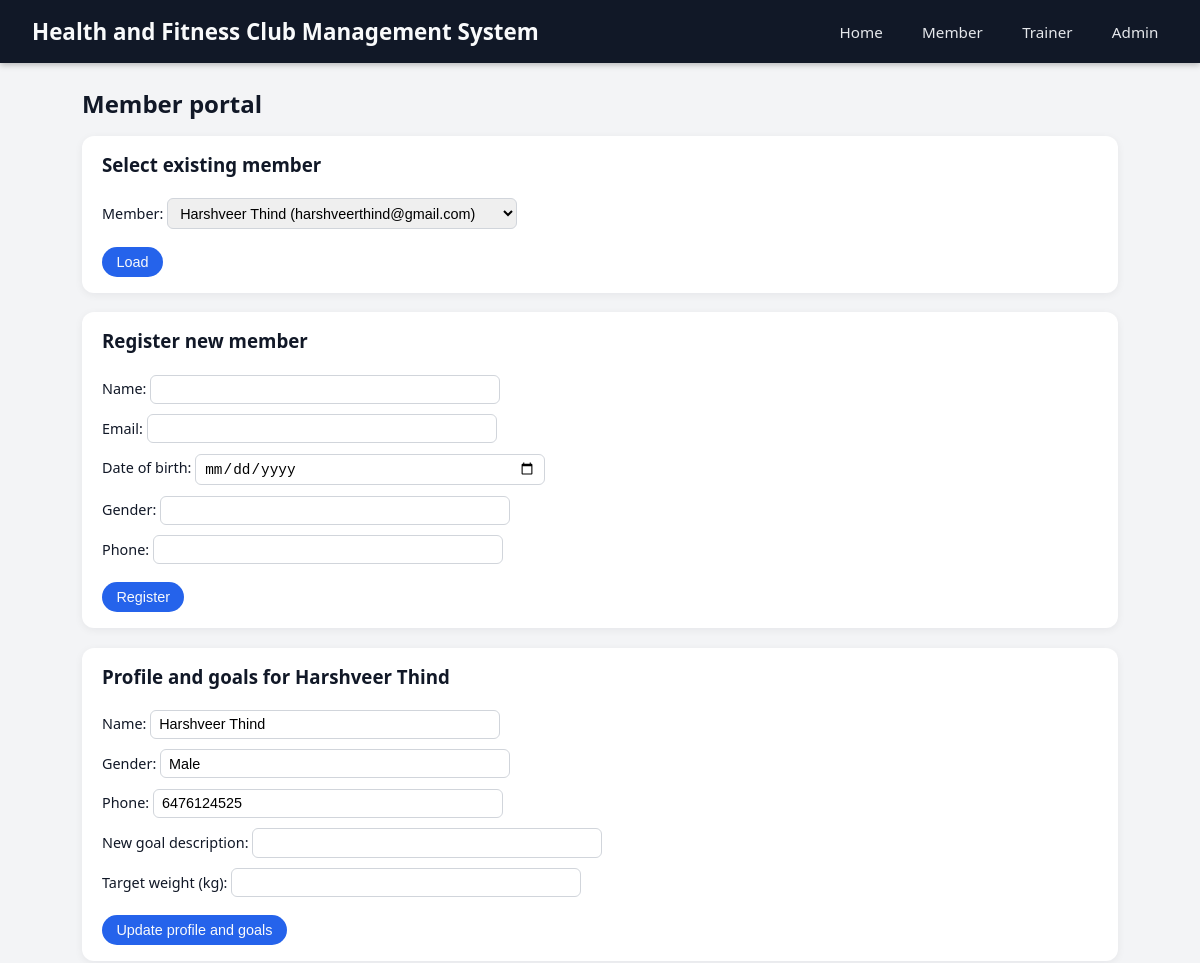
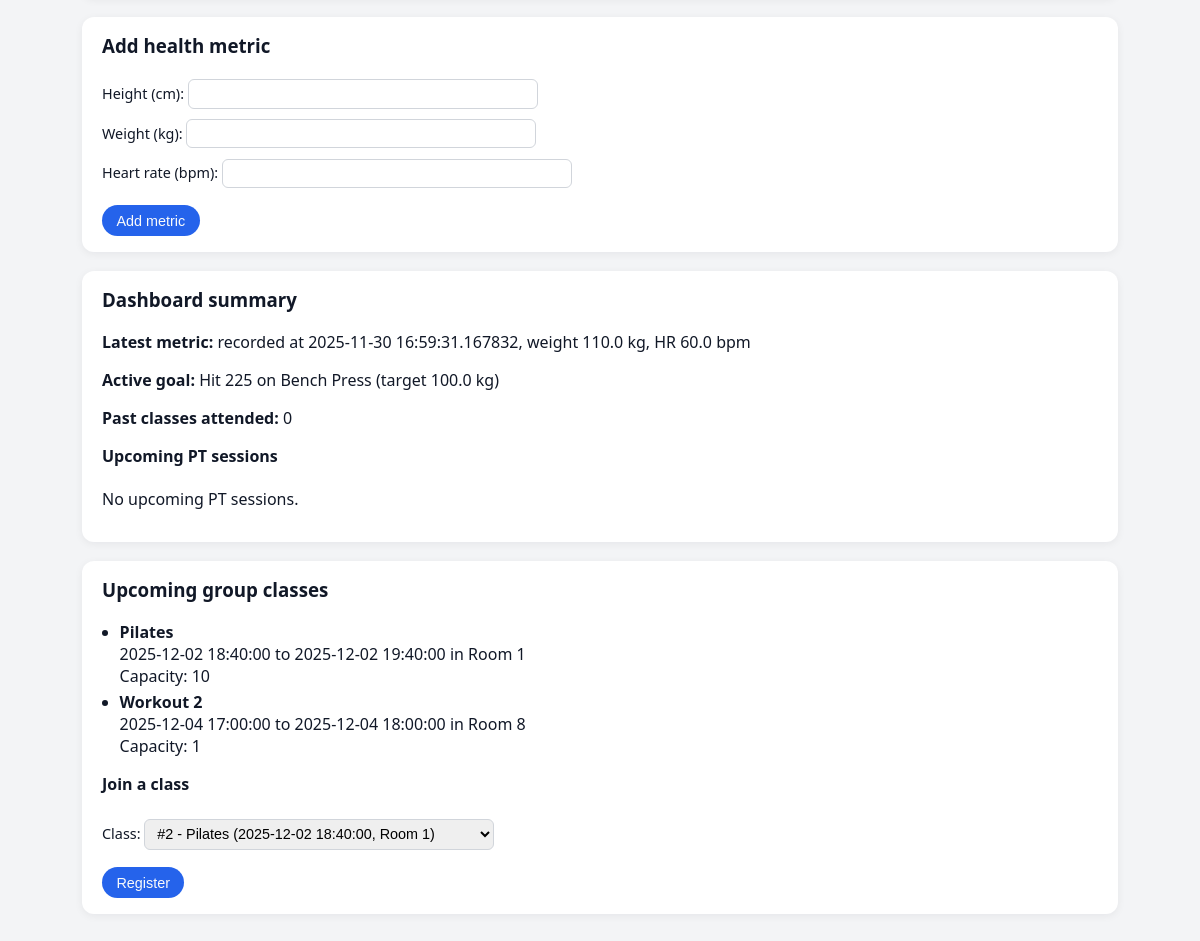
Screenshot of /member?member_id=1 with the database file from the repository (2 pictures, top to bottom).
### models/schema.py (models this page shows, shortened)
class Member(db.Model):
    __tablename__ = "members"
    id = db.Column(db.Integer, primary_key=True)
    name = db.Column(db.String(120), nullable=False)
    email = db.Column(db.String(120), unique=True, nullable=False)
    date_of_birth = db.Column(db.Date, nullable=True)
    gender = db.Column(db.String(20), nullable=True)
    phone = db.Column(db.String(30), nullable=True)
    created_at = db.Column(db.DateTime, default=datetime.utcnow)
    goals = db.relationship("FitnessGoal", back_populates="member", lazy="dynamic")
    metrics = db.relationship("HealthMetric", back_populates="member", lazy="dynamic")
    class_registrations = db.relationship("ClassRegistration", back_populates="member")
    pt_sessions = db.relationship("PTSession", back_populates="member")
    invoices = db.relationship("Invoice", back_populates="member")

class HealthMetric(db.Model):
    __tablename__ = "health_metrics"
    id = db.Column(db.Integer, primary_key=True)
    member_id = db.Column(db.Integer, db.ForeignKey("members.id"), nullable=False)
    height_cm = db.Column(db.Float, nullable=True)
    weight_kg = db.Column(db.Float, nullable=True)
    heart_rate_bpm = db.Column(db.Float, nullable=True)
    recorded_at = db.Column(db.DateTime, default=datetime.utcnow)
    member = db.relationship("Member", back_populates="metrics")

class FitnessGoal(db.Model):
    __tablename__ = "fitness_goals"
    id = db.Column(db.Integer, primary_key=True)
    member_id = db.Column(db.Integer, db.ForeignKey("members.id"), nullable=False)
    description = db.Column(db.String(255), nullable=True)
    target_weight_kg = db.Column(db.Float, nullable=True)
    target_body_fat = db.Column(db.Float, nullable=True)
    is_active = db.Column(db.Boolean, default=True)
    created_at = db.Column(db.DateTime, default=datetime.utcnow)
    member = db.relationship("Member", back_populates="goals")

class ClassSession(db.Model):
    __tablename__ = "class_sessions"
    id = db.Column(db.Integer, primary_key=True)
    title = db.Column(db.String(120), nullable=False)
    trainer_id = db.Column(db.Integer, db.ForeignKey("trainers.id"), nullable=False)
    room_id = db.Column(db.Integer, db.ForeignKey("rooms.id"), nullable=False)
    start_time = db.Column(db.DateTime, nullable=False)
    end_time = db.Column(db.DateTime, nullable=False)
    capacity = db.Column(db.Integer, nullable=False)
    trainer = db.relationship("Trainer", back_populates="class_sessions")
    room = db.relationship("Room", back_populates="class_sessions")
    registrations = db.relationship("ClassRegistration", back_populates="class_session")

class Room(db.Model):
    __tablename__ = "rooms"
    id = db.Column(db.Integer, primary_key=True)
    name = db.Column(db.String(120), unique=True, nullable=False)
    capacity = db.Column(db.Integer, nullable=False)
    location = db.Column(db.String(255), nullable=True)
    class_sessions = db.relationship("ClassSession", back_populates="room")
    pt_sessions = db.relationship("PTSession", back_populates="room")

### app/routes.py (the view)
@bp.route("/member", methods=["GET"])
def member_portal():
    members = get_all_members()
    member_id = request.args.get("member_id", type=int)
    dashboard_data = None
    upcoming_classes = get_upcoming_classes()
    if member_id:
        try:
            dashboard_data = get_member_dashboard_data(member_id)
        except ValueError as e:
            flash(str(e))
    return render_template(
        "member_portal.html",
        members=members,
        selected_member_id=member_id,
        dashboard_data=dashboard_data,
        upcoming_classes=upcoming_classes,
    )

### models/operations.py (called while the page is built)
def get_all_members():
    return Member.query.order_by(Member.name).all()

def get_upcoming_classes():
    now = datetime.utcnow()
    return (
        ClassSession.query
        .filter(ClassSession.start_time >= now)
        .order_by(ClassSession.start_time)
        .all()
    )

### app/templates/member_portal.html (shortened to what this page needs)
{% extends "base.html" %}
{% block content %}
<main>
  <h2>Member portal</h2>
  <section>
    <h3>Select existing member</h3>
    <form method="get" action="{{ url_for('main.member_portal') }}">
      <label>Member:
        <select name="member_id">
          {% for m in members %}
            <option value="{{ m.id }}" {% if selected_member_id == m.id %}selected{% endif %}>
              {{ m.name }} ({{ m.email }})
            </option>
          {% endfor %}
        </select>
      </label>
      <button type="submit">Load</button>
    </form>
  </section>
  <section>
    <h3>Register new member</h3>
    <form method="post" action="{{ url_for('main.member_register_route') }}">
      <label>Name:
        <input type="text" name="name" required>
      </label>
      <label>Email:
        <input type="email" name="email" required>
      </label>
      <label>Date of birth:
        <input type="date" name="dob">
      </label>
      <label>Gender:
        <input type="text" name="gender">
      </label>
      <label>Phone:
        <input type="text" name="phone">
      </label>
      <button type="submit">Register</button>
    </form>
  </section>
  {% if dashboard_data %}
    {% set member = dashboard_data.member %}
    <section>
      <h3>Profile and goals for {{ member.name }}</h3>
      <form method="post" action="{{ url_for('main.member_profile_route') }}">
        <label>Name:
          <input type="text" name="name" value="{{ member.name }}">
        </label>
        <label>Gender:
          <input type="text" name="gender" value="{{ member.gender or '' }}">
        </label>
        <label>Phone:
          <input type="text" name="phone" value="{{ member.phone or '' }}">
        </label>
        <label>New goal description:
          <input type="text" name="goal_description">
        </label>
        <label>Target weight (kg):
          <input type="number" step="0.1" name="target_weight">
        </label>
        <button type="submit">Update profile and goals</button>
      </form>
    </section>
    <section>
      <h3>Add health metric</h3>
      <form method="post" action="{{ url_for('main.member_metric_route') }}">
        <label>Height (cm):
          <input type="number" step="0.1" name="height_cm">
        </label>
        <label>Weight (kg):
          <input type="number" step="0.1" name="weight_kg">
        </label>
        <label>Heart rate (bpm):
          <input type="number" step="1" name="heart_rate_bpm">
        </label>
        <button type="submit">Add metric</button>
      </form>
    </section>
    <section>
      <h3>Dashboard summary</h3>
      <p><strong>Latest metric:</strong>
        {% if dashboard_data.latest_metric %}
          recorded at {{ dashboard_data.latest_metric.recorded_at }},
          weight {{ dashboard_data.latest_metric.weight_kg or 'n/a' }} kg,
          HR {{ dashboard_data.latest_metric.heart_rate_bpm or 'n/a' }} bpm
        {% else %}
          none yet
        {% endif %}
      </p>
      <p><strong>Active goal:</strong>
        {% if dashboard_data.active_goal %}
          {{ dashboard_data.active_goal.description }}
          {% if dashboard_data.active_goal.target_weight_kg %}
            (target {{ dashboard_data.active_goal.target_weight_kg }} kg)
          {% endif %}
        {% else %}
          none set
        {% endif %}
      </p>
      <p><strong>Past classes attended:</strong> {{ dashboard_data.past_classes_count }}</p>
      <h4>Upcoming PT sessions</h4>
      {% if dashboard_data.upcoming_pt_sessions %}
        <ul>
          {% for s in dashboard_data.upcoming_pt_sessions %}
            <li>
              {{ s.start_time }} to {{ s.end_time }} with trainer #{{ s.trainer_id }}
              in room {{ s.room.name if s.room else s.room_id }}
            </li>
          {% endfor %}
        </ul>
      {% else %}
        <p>No upcoming PT sessions.</p>
      {% endif %}
    </section>
    <section>
      <h3>Upcoming group classes</h3>
      {% if upcoming_classes %}
        <ul>
          {% for c in upcoming_classes %}
            <li>
              <strong>{{ c.title }}</strong><br>
              {{ c.start_time }} to {{ c.end_time }}
              in {{ c.room.name if c.room else ('Room ' ~ c.room_id) }}<br>
              Capacity: {{ c.capacity }}
            </li>
          {% endfor %}
        </ul>
        <h4>Join a class</h4>
        <form method="post" action="{{ url_for('main.member_class_register_route') }}">
          <label>Class:
            <select name="class_session_id" required>
              {% for c in upcoming_classes %}
                <option value="{{ c.id }}">
                  #{{ c.id }} - {{ c.title }} ({{ c.start_time }}, {{ c.room.name if c.room else ('Room ' ~ c.room_id) }})
                </option>
              {% endfor %}
            </select>
          </label>
          <button type="submit">Register</button>
        </form>
      {% else %}
        <p>No upcoming classes available.</p>
      {% endif %}
    </section>
  {% endif %}
</main>
{% endblock %}

### app/static/style.css (style rules this page uses)
* { box-sizing: border-box; }
body { font-family: system-ui, -apple-system, BlinkMacSystemFont, "Segoe UI", sans-serif; margin: 0; background: #f3f4f6; color: #111827; }
main { max-width: 1100px; margin: 1.5rem auto 2rem; padding: 0 1rem; }
section { background: #ffffff; border-radius: 0.75rem; padding: 1rem 1.25rem; margin-bottom: 1.2rem; box-shadow: 0 2px 8px rgba(15, 23, 42, 0.06); }
section h2, section h3, section h4 { margin-top: 0; }
h2 { margin: 0 0 1rem; }
form { margin-top: 0.5rem; }
label { display: block; margin-bottom: 0.5rem; font-size: 0.9rem; }
input[type="text"], input[type="email"], input[type="date"], input[type="number"], input[type="datetime-local"], select { width: 100%; max-width: 350px; padding: 0.35rem 0.5rem; border-radius: 0.375rem; border: 1px solid #d1d5db; font-size: 0.9rem; margin-top: 0.15rem; }
button { margin-top: 0.6rem; padding: 0.45rem 0.9rem; border-radius: 999px; border: none; font-size: 0.9rem; cursor: pointer; background: #2563eb; color: #f9fafb; transition: background 0.15s ease, transform 0.05s ease; }
ul { padding-left: 1.1rem; }
ul li { margin-bottom: 0.25rem; }

### rows the page displays
Member: name "Harshveer Thind", gender "Male", phone "6476124525"
HealthMetric: latest_metric.recorded_at "2025-11-30 16:59:31.167832", latest_metric "110.0", latest_metric "60.0"
FitnessGoal: active_goal.description "Hit 225 on Bench Press", active_goal.target_weight_kg "100.0"
ClassSession: title "Pilates", start_time "2025-12-02 18:40:00", end_time "2025-12-02 19:40:00", room "Room 1", capacity "10"
ClassSession: title "Workout 2", start_time "2025-12-04 17:00:00", end_time "2025-12-04 18:00:00", room "Room 8", capacity "1"

### other values shown
{{ dashboard_data.past_classes_count }} "0"
form field member_id "Harshveer Thind (harshveerthind@gmail.com)"
